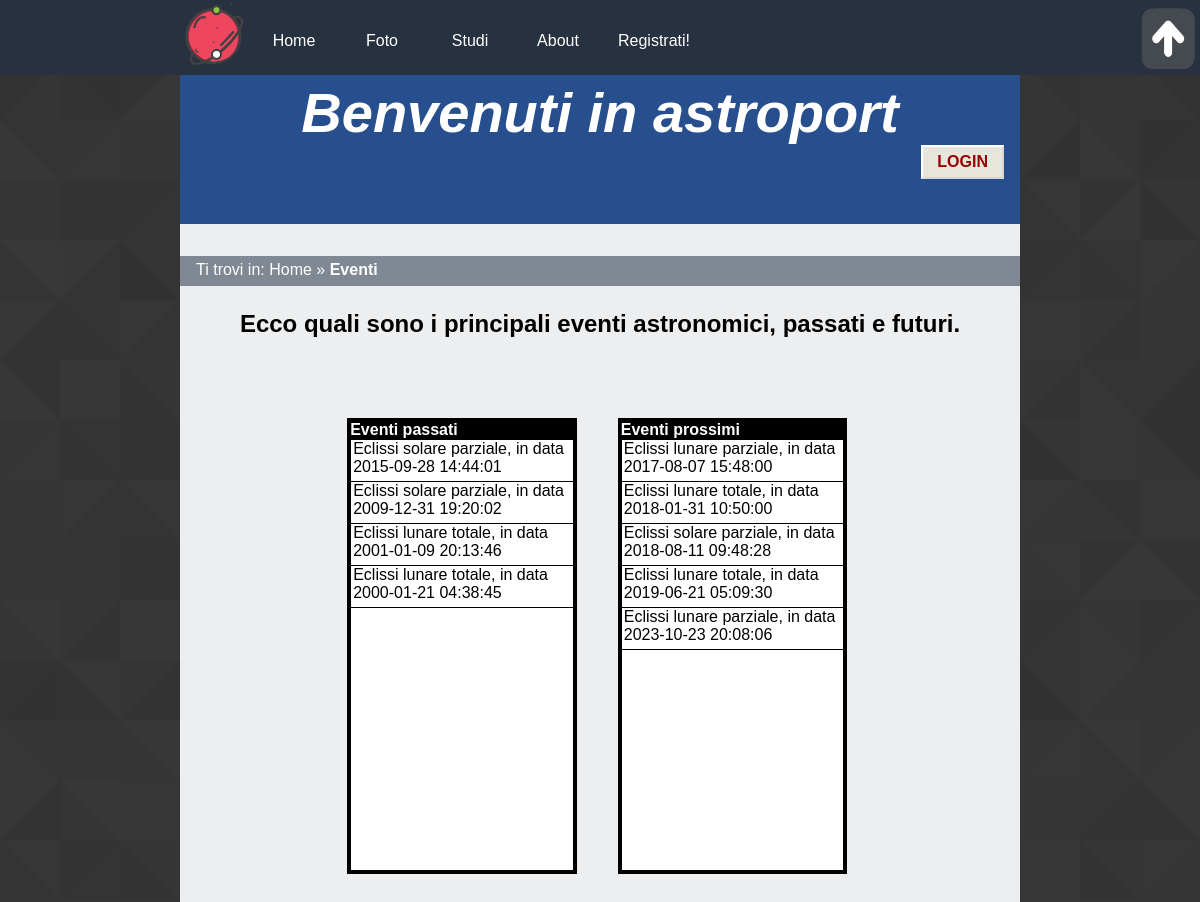
Page /eventi.php on the committed database.
### tables this page shows
CREATE TABLE `avvenimenti` (
  `idavvenimento` int(11) NOT NULL,
  `tipo` varchar(40) NOT NULL,
  `inizio` datetime NOT NULL,
  `fine` datetime DEFAULT NULL
);

### backend/connessione.php (called while the page is built, shortened)
<?php
   $errore_DB=FALSE;
?>

### eventi.php (the view, shortened to what this page needs)
<?php
    include "backend/connessione.php";
    echo file_get_contents("parti/eventi0.html");
    if(!isset($_SESSION['usermail'])) echo file_get_contents("parti/headernonloggato.html");
    else echo file_get_contents("parti/headerloggato.html");
	$datetime_now=date("Y-m-d H:i:s");
  echo file_get_contents("parti/eventi1.html");
  if($errore_DB==FALSE){
   if(!$result=$connessione->query("SELECT * FROM avvenimenti WHERE fine<'$datetime_now' ORDER BY fine DESC")){
     echo '<p>Abbiamo riscontrato dei problemi nel visualizzare gli eventi passati.</p>';
   }else{
    if($result->num_rows>0){
      while($row=$result->fetch_array(MYSQLI_ASSOC)){
        echo "<p>".$row['tipo'].", in data ".$row['inizio']."</p>";
      }
     }
   }
 }else echo '<p>'.$msg_errore_DB.'</p>';
  echo file_get_contents("parti/eventi2.html");
 if($errore_DB==FALSE){
  if(!$result=$connessione->query("SELECT * FROM avvenimenti WHERE fine>'$datetime_now'ORDER BY inizio")){
    echo '<p>Abbiamo riscontrato dei problemi nel visualizzare gli eventi futuri.</p>';
	}else{
		if($result->num_rows>0){
			while($row=$result->fetch_array(MYSQLI_ASSOC)){
				echo "<p>".$row['tipo'].", in data ".$row['inizio']."</p>";
			}
		}
	}
}else echo $msg_errore_DB;
  echo file_get_contents("parti/eventi3.html");
?>

### style/desktop_style.css (style rules this page uses)
* { padding: 0em; margin: 0em; }
html { height:100%; min-height: 100%; }
@media screen and (min-width: 921px) { body { font-family: Verdana, Helvetica, Georgia, sans-serif; max-width: 70%; min-width: 46.875em; margin-left: auto; margin-right: auto; height:100%; min-height: 100%; color: #000000; background-image: url("images/as.png"); } }
@media screen and (min-width: 921px) { a img { border:0; } }
@media screen and (min-width: 921px) { #home_m { display: none; } }
@media screen and (min-width: 921px) { #content { background-color: #edeeef; min-height:100%; padding-bottom: 10em; } }
@media screen and (min-width: 921px) { #logo_home { float: left; width: 4.375em; height: 4.375em; margin-left: 15%; } }
@media screen and (min-width: 921px) { #content_menu { width: 70%; } }
@media screen and (min-width: 921px) { #menu { background-color: #28313f; position: fixed; left: 0; min-width: 46em; width: 100%; height: 4.6875em; z-index: 2; } }
@media screen and (min-width: 921px) { #content_menu { margin-left: 15%; } }
@media screen and (min-width: 921px) { #content_menu a { float: left; color: white; background-color: #28313f; padding: 1em; border: 0px solid black; height: 1.25em; width: 3.5em; text-align: center; text-decoration: none; display: inline-block; font-size: 1em; margin-top:1em; -ms-transition: 0.3s; -webkit-transition:0.3s; -moz-transition: 0.3s; transition: 0.3s; } }
@media screen and (min-width: 921px) { #tornasu { position: absolute; margin-top: 0.5em; right: 0; width: 4em; height: 4em; } }
@media screen and (min-width: 921px) { #header { background-color: #274f8e; clear: both; min-width: 46em; margin-left: auto; margin-right: auto; padding-top: 5em; height: 9em; } }
@media screen and (min-width: 921px) { #header h1 { font-size: 3.5em; } }
@media screen and (min-width: 921px) { #eventi { margin-top: 2em; margin-left: auto; margin-right: auto; width: 70%; height: 30em; } }
@media screen and (min-width: 921px) { .contorno { width: 38%; height: 28.125em; padding:0.1875em; color:white; background-color:black; margin-top: 2em; margin-bottom: 1em; margin-left: 7%; float: left; } }
@media screen and (min-width: 921px) { #eventi_pre, #eventi_next { background-color: #fff; border: 1px solid black; height: 26.875em; max-width:99%; overflow-y:auto; padding-right: 0.125em; color:black; } }
@media screen and (min-width: 921px) { #content #eventi_pre p, #content #eventi_next p { text-align: left; padding-bottom: 5px; padding-left: 2px; border-bottom: 1px solid black; padding-top: 0px; margin-left: 0; margin-right: 0; width:100%; } }
#header h1 { color: white; font-style: italic; text-align: center; }
#content h2 { text-align: center; margin-top: 1em; margin-bottom: 2em; }
#breadcrumb { background-color: #808893; width: 100%; margin-top: 2em; height: 1.875em; }
#content #breadcrumb p { width: 100%; color:white; margin-left: 0; margin-right: 0; padding-left: 1em; padding-top: 0.3em; }
#breadcrumb a { text-decoration: none; color: white; }
#button_reg, #log_b, #button_login button, #comment { background: #e6e6dc; font-size: 1em; color: #900; padding: 6px 14px; border-width: 2px; border-style: solid; border-color: #fff #d8d8d0 #d8d8d0 #fff; text-decoration: none; text-transform: uppercase; font-weight: bold; }
#button_login button { float: right; margin-right: 1em; margin-bottom: 2em; }
#content p { padding-top: 1.5em; width:70%; margin-left: auto; margin-right: auto; }

### rows in the picture
avvenimenti: tipo "Eclissi solare parziale", inizio "2015-09-28 14:44:01"
avvenimenti: tipo "Eclissi solare parziale", inizio "2009-12-31 19:20:02"
avvenimenti: tipo "Eclissi lunare totale", inizio "2001-01-09 20:13:46"
avvenimenti: tipo "Eclissi lunare totale", inizio "2000-01-21 04:38:45"
avvenimenti: tipo "Eclissi lunare parziale", inizio "2017-08-07 15:48:00"
avvenimenti: tipo "Eclissi lunare totale", inizio "2018-01-31 10:50:00"
avvenimenti: tipo "Eclissi solare parziale", inizio "2018-08-11 09:48:28"
avvenimenti: tipo "Eclissi lunare totale", inizio "2019-06-21 05:09:30"
avvenimenti: tipo "Eclissi lunare parziale", inizio "2023-10-23 20:08:06"

### other values in the picture
file_get_contents("parti/eventi0.html") "Home Foto Studi About Registrati! Benvenuti in astroport"
file_get_contents("parti/headernonloggato.html") "LOGIN"
file_get_contents("parti/eventi1.html") "Ti trovi in: Home » Eventi Ecco quali sono i principali eventi astronomici, passati e futuri. Eventi passati"
file_get_contents("parti/eventi2.html") "Eventi prossimi"
